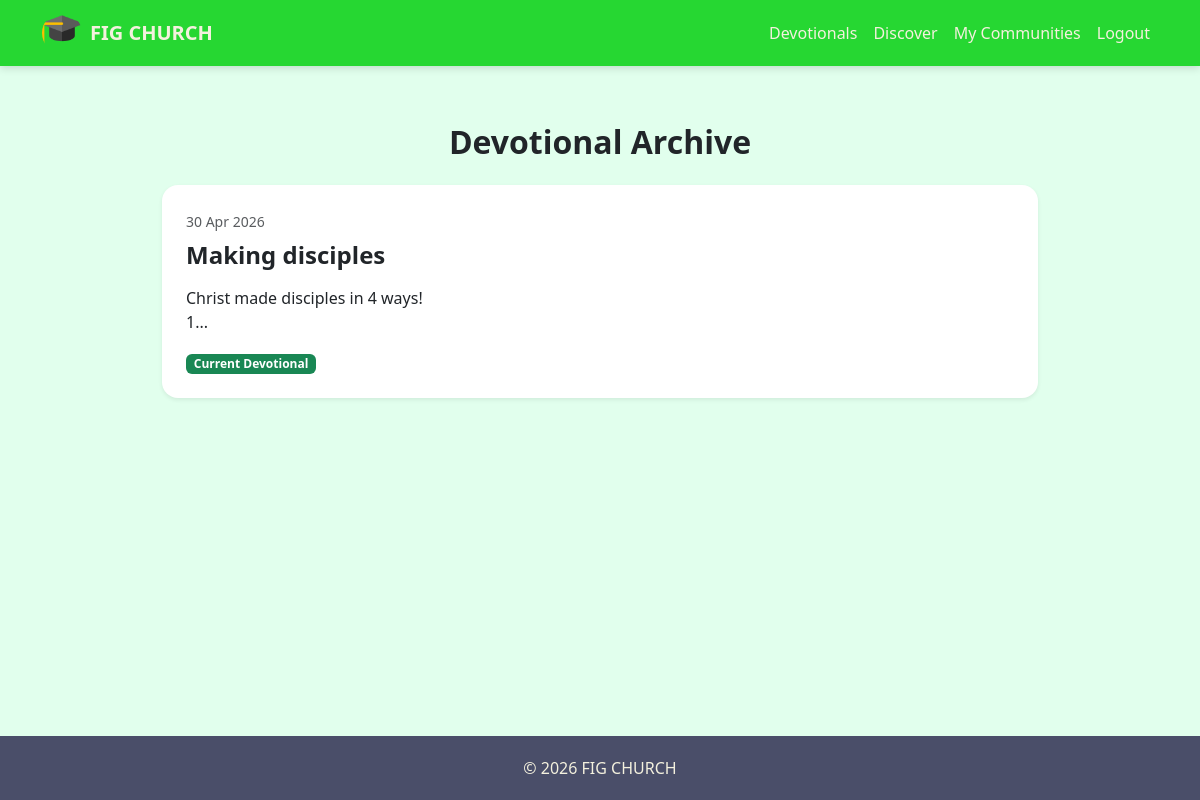
The app's page /content/devotionals/ (signed in) with its own data.
### accounts/models.py (models this page shows, shortened)
class Organization(models.Model):
    name = models.CharField(max_length=255)
    slug = models.SlugField(
        unique=True,
        blank=True
    )
    join_code = models.CharField(
        max_length=12,
        unique=True,
        blank=True
    )
    display_name = models.CharField(
        max_length=255,
        blank=True,
        null=True
    )
    logo = models.ImageField(
        upload_to="org_logos/",
        blank=True,
        null=True
    )
    primary_color = models.CharField(
        max_length=20,
        blank=True,
        null=True,
        help_text="Hex color like #0d6efd"
    )
    is_active = models.BooleanField(default=False)
    created_at = models.DateTimeField(auto_now_add=True)
    updated_at = models.DateTimeField(auto_now=True)

### content/models.py (models this page shows, shortened)
class Devotional(models.Model):
    organization = models.ForeignKey(
        "accounts.Organization",
        on_delete=models.CASCADE,
        related_name="devotionals"
    )
    title = models.CharField(max_length=255)
    verse_reference = models.CharField(max_length=255, blank=True)
    verse_text = models.TextField(blank=True)
    message = models.TextField()
    date = models.DateField(auto_now_add=True)
    is_active = models.BooleanField(default=True)
    class Meta:
        ordering = ["-date"]

### content/views.py (the view)
# urls.py: path("devotionals/", devotional_archive, name="devotional_archive"),
def devotional_archive(request):
    from .models import Devotional
    devotionals = Devotional.objects.all().order_by("-date")
    return render(
        request,
        "content/devotional_archive.html",
        {
            "devotionals": devotionals
        }
    )

### accounts/context_processors.py (called while the page is built)
def org_admin_status(request):
    if not request.user.is_authenticated:
        return {"user_is_org_admin": False}
    return {
        "user_is_org_admin": OrganizationMember.objects.filter(
            user=request.user,
            is_admin=True,
            is_active=True
        ).exists()
    }

def active_organization(request):
    if not request.user.is_authenticated:
        return {}
    membership = OrganizationMember.objects.filter(
        user=request.user
    ).select_related("organization").first()
    return {
        "active_organization": membership.organization if membership else None
    }

### engagement/context_processors.py (called while the page is built, shortened)
def next_meeting(request):
    if not request.user.is_authenticated:
        return {}
    org = get_admin_org(request)
    if not org:
        return {}

def user_groups(request):
    if request.user.is_authenticated:
        groups = GroupMember.objects.filter(
            user=request.user,
            is_active=True
        ).select_related("group")
        return {"user_groups": [gm.group for gm in groups]}
    return {}

def pending_invitations(request):
    if not request.user.is_authenticated:
        return {}
    org = get_admin_org(request)
    if not org:
        return {
            "pending_invites": [],
            "pending_invites_count": 0
        }

### org_admin/utils.py (called while the page is built)
def get_admin_org(request):
    if not request.user.is_authenticated:
        return None
    membership = OrganizationMember.objects.filter(
        user=request.user,
        is_admin=True,
        is_active=True
    ).select_related("organization").first()
    if membership:
        return membership.organization
    return None

### content/templates/content/devotional_archive.html (shortened to what this page needs)
{% extends "base.html" %}
{% block content %}
<div class="container mt-4" style="max-width:900px;">
    <h2 class="mb-4 fw-bold text-center">
        Devotional Archive
    </h2>
    {% if devotionals %}
        {% for devotional in devotionals %}
        <div class="card shadow-sm mb-4 border-0 rounded-4">
            <div class="card-body p-4">
                <small class="text-muted">
                    {{ devotional.date|date:"d M Y" }}
                </small>
                <h4 class="fw-bold mt-2">
                    {{ devotional.title }}
                </h4>
                <p class="mt-3">
                    {{ devotional.message|linebreaks }}
                </p>
                {% if devotional.is_active %}
                <span class="badge bg-success">
                    Current Devotional
                </span>
                {% endif %}
            </div>
        </div>
        {% endfor %}
    {% else %}
        <p>No devotionals yet.</p>
    {% endif %}
</div>
{% endblock %}

### templates/base.html (shortened to what this page needs)
{% load static %}
<!DOCTYPE html>
<html lang="en">
<head>
    <link rel="stylesheet"
          href="https://cdn.jsdelivr.net/npm/bootstrap-icons@1.11.3/font/bootstrap-icons.min.css">
    <link rel="stylesheet"
          href="https://cdn.jsdelivr.net/npm/bootstrap@5.3.0/dist/css/bootstrap.min.css">
</head>
<body>
<nav class="navbar navbar-expand-lg fixed-top">
    <div class="container">
        <a class="navbar-brand d-flex align-items-center gap-2"
           href="{% url 'home' %}">
            {% if active_organization and active_organization.logo %}
                <img src="{{ active_organization.logo.url }}"
                     width="40"
                     height="40"
                     class="rounded-circle object-fit-cover"
                     alt="logo">
            {% else %}
                <img src="{% static 'images/figlogo.png' %}"
                     width="40"
                     height="40"
                     class="rounded-circle"
                     alt="logo">
            {% endif %}
            <span>
                {% if active_organization %}
                    {{ active_organization.display_name|default:active_organization.name }}
                {% else %}
                    Way of Faith Global
                {% endif %}
            </span>
        </a>
        <div class="collapse navbar-collapse" id="nav">
            <ul class="navbar-nav ms-auto">
                {% if user.is_authenticated %}
                <li class="nav-item">
                    <a class="nav-link" href="{% url 'devotional_archive' %}">
                        Devotionals
                    </a>
                </li>
                <li class="nav-item">
                    <a class="nav-link" href="{% url 'engagement:group_list' %}">
                        Discover
                    </a>
                </li>
                <li class="nav-item">
                    <a class="nav-link" href="{% url 'engagement:my_groups' %}">
                        My Communities
                    </a>
                </li>
                <li class="nav-item">
                    <form method="post" action="{% url 'logout' %}">
                        <button class="btn btn-link nav-link">
                            Logout
                        </button>
                    </form>
                </li>
                {% else %}
                <li class="nav-item">
                    <a class="nav-link" href="{% url 'login' %}">
                        Login
                    </a>
                </li>
                {% endif %}
            </ul>
        </div>
    </div>
</nav>
<main class="container mt-4">
    {% block content %}{% endblock %}
</main>
<footer class="footer">
    &copy; {% now "Y" %}
    {% if active_organization %}
        {{ active_organization.display_name|default:active_organization.name }}
    {% else %}
        Way of Faith Global
    {% endif %}
</footer>
</body>
</html>

### templates/base.html (style rules this page uses)
html, body { height: 100%; }
body { padding-top: 75px; background: #e1ffed; font-family: 'Segoe UI', sans-serif; display: flex; flex-direction: column; min-height: 100vh; }
main { flex: 1; }
.navbar { background: #26d732; box-shadow: 0 2px 8px rgba(0,0,0,.15); }
.navbar-brand span { color: #F4F1DE !important; font-weight: 600; }
.nav-link { color: #F4F1DE !important; }
.footer { background: #4A4E69; color: #F4F1DE; padding: 20px; text-align: center; }

### records on screen
Organization: logo (picture), display_name "FIG CHURCH"
Devotional: date "30 Apr 2026", title "Making disciples", message "Christ made disciples in 4 ways! 1...", is_active "Current Devotional"
